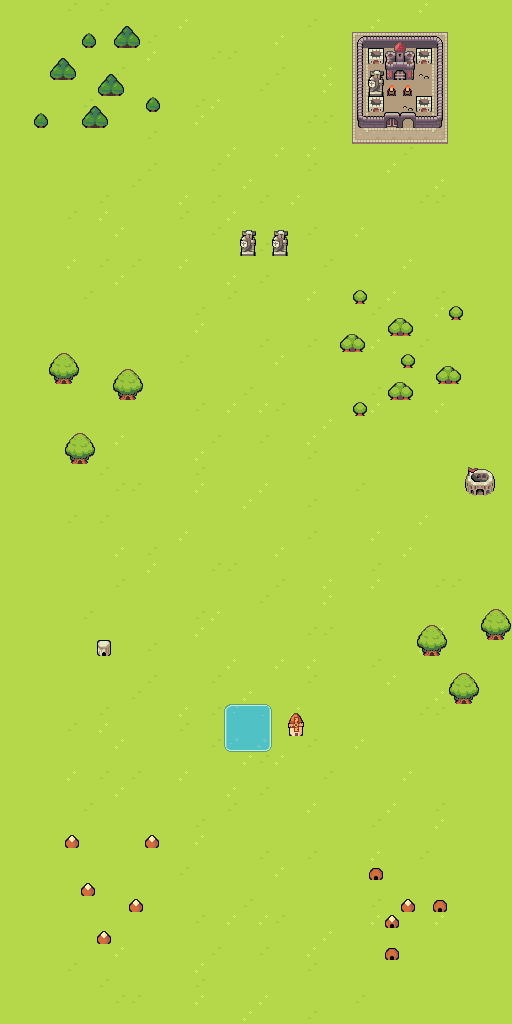

A 2D game scene composited from a Tiled map and its tileset images. What follows is a short description and the map's XML, with each tile layer's data collapsed to a summary:
An orthogonal 32x64 tile map with 16x16 px tiles, 3 tile layers (ground, back_objects, front_objects).

<map version="1.4" tiledversion="1.4.2" orientation="orthogonal" renderorder="right-down" compressionlevel="0" width="32" height="64" tilewidth="16" tileheight="16" infinite="0" backgroundcolor="#00ff00" nextlayerid="7" nextobjectid="1">
 <tileset firstgid="1" source="tiles.tsx" />
 <layer id="1" name="ground" width="32" height="64">
  <data>[2048 cells, 2048 non-empty, 12 distinct tile ids]</data>
 </layer>
 <layer id="4" name="back_objects" width="32" height="64">
  <data>[2048 cells, 139 non-empty, 49 distinct tile ids]</data>
 </layer>
 <layer id="5" name="front_objects" width="32" height="64">
  <data>[2048 cells, 17 non-empty, 8 distinct tile ids]</data>
 </layer>
</map>
